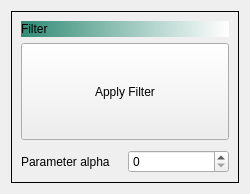
<?xml version="1.0" encoding="UTF-8"?>
<ui version="4.0">
 <class>CompareFilterWidget</class>
 <widget class="QWidget" name="CompareFilterWidget">
  <property name="geometry">
   <rect>
    <x>0</x>
    <y>0</y>
    <width>250</width>
    <height>194</height>
   </rect>
  </property>
  <property name="windowTitle">
   <string>Form</string>
  </property>
  <layout class="QHBoxLayout" name="horizontalLayout">
   <item>
    <widget class="QFrame" name="frame">
     <property name="frameShape">
      <enum>QFrame::Box</enum>
     </property>
     <property name="frameShadow">
      <enum>QFrame::Plain</enum>
     </property>
     <layout class="QVBoxLayout" name="verticalLayout">
      <item>
       <widget class="QLabel" name="titleLbl">
        <property name="sizePolicy">
         <sizepolicy hsizetype="Minimum" vsizetype="Minimum">
          <horstretch>0</horstretch>
          <verstretch>0</verstretch>
         </sizepolicy>
        </property>
        <property name="maximumSize">
         <size>
          <width>16777215</width>
          <height>16</height>
         </size>
        </property>
        <property name="styleSheet">
         <string notr="true">background-color: qlineargradient(spread:pad, x1:0, y1:0, x2:1, y2:0, stop:0 rgba(49, 139, 117, 255), stop:1 rgba(255, 255, 255, 255));</string>
        </property>
        <property name="text">
         <string>Filter</string>
        </property>
       </widget>
      </item>
      <item>
       <widget class="QPushButton" name="applyBtn">
        <property name="sizePolicy">
         <sizepolicy hsizetype="Minimum" vsizetype="Minimum">
          <horstretch>0</horstretch>
          <verstretch>0</verstretch>
         </sizepolicy>
        </property>
        <property name="minimumSize">
         <size>
          <width>0</width>
          <height>0</height>
         </size>
        </property>
        <property name="text">
         <string>Apply Filter</string>
        </property>
       </widget>
      </item>
      <item>
       <spacer name="verticalSpacer">
        <property name="orientation">
         <enum>Qt::Vertical</enum>
        </property>
        <property name="sizeType">
         <enum>QSizePolicy::Minimum</enum>
        </property>
        <property name="sizeHint" stdset="0">
         <size>
          <width>5</width>
          <height>4</height>
         </size>
        </property>
       </spacer>
      </item>
      <item>
       <layout class="QHBoxLayout" name="horizontalLayout_2">
        <item>
         <widget class="QLabel" name="parameterLbl">
          <property name="text">
           <string>Parameter alpha</string>
          </property>
         </widget>
        </item>
        <item>
         <widget class="QSpinBox" name="parameterSpinBox"/>
        </item>
       </layout>
      </item>
     </layout>
    </widget>
   </item>
  </layout>
 </widget>
 <resources/>
 <connections/>
</ui>
